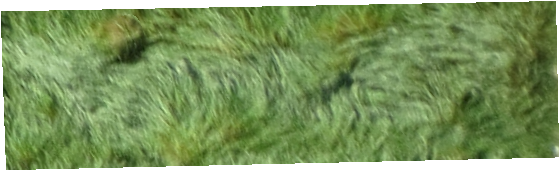
#> input picture Bachlor Projekt/20160607_mm_ebee_rgb_transparent_mosaic_group1_ROI_61.tif, 560 x 171 px
$ jupyter execute --allow-errors Croping_single_pic.ipynb   (older library calls are emulated)
#> lines starting #> are read from the running program, lines starting #| are printed output that depends on the picture
[cell 1]
import matplotlib.pyplot as plt
from skimage import io
from skimage import color
from skimage.transform import resize
import math
from skimage.feature import hog
import numpy as np
import glob

[cell 2]
#importing required libraries
from skimage.io import imread
from skimage.transform import resize
from skimage.feature import hog
from skimage import exposure
import matplotlib.pyplot as plt

import cv2  # importing cv
import imutils
import os

[cell 3]
# reading the image
img = imread('20160607_mm_ebee_rgb_transparent_mosaic_group1_ROI_61.tif')
#> img is the input picture: shape (171, 560, 4); mean R, G, B, A 109.8, 138.5, 77.3, 232.8
img2 = imread('200612mfso_transparent_mosaic_group1_ROI_1.tif')
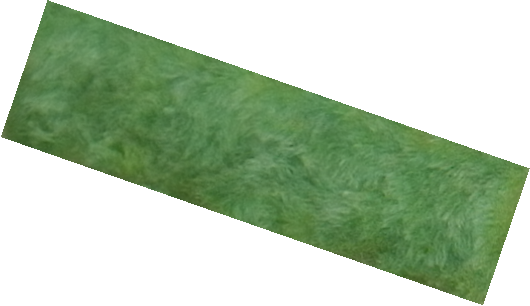
#> input picture Bachlor Projekt/200612mfso_transparent_mosaic_group1_ROI_1.tif, 530 x 306 px
#> img2 is the input picture: shape (306, 530, 4); mean R, G, B, A 94.4, 135.3, 81.3, 116.1
# read an image as input using OpenCV

plt.axis("off")
plt.imshow(img)
#plt.imshow(img)
print(img.shape)
#| (171, 560, 4)
plt.tight_layout()
plt.show()
print(img[1][0])
#| [49 68 30  0]

[cell 4]
(fig, axs) = plt.subplots(nrows=2, ncols=3, figsize=(16, 8))
rotated_img = imutils.rotate(img, angle=-1.0850176194974108)
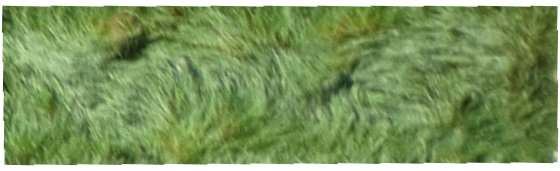
#> rotated_img: shape (171, 560, 4); mean R, G, B, A 108.3, 136.5, 76.2, 232.8; transparent parts drawn white
rotated_img2 = imutils.rotate(img, angle=-1.0850176194974108+45)
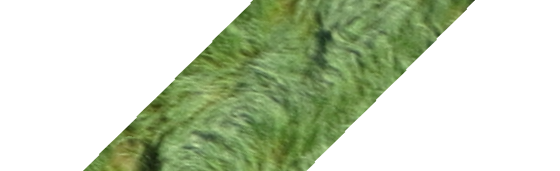
#> rotated_img2: shape (171, 560, 4); mean R, G, B, A 48.7, 61.6, 34.4, 101.3; transparent parts drawn white
# plot each of the images
axs[0][0].imshow(img, cmap="gray")
axs[0][1].imshow(rotated_img, cmap="jet")
axs[0][2].imshow(rotated_img[:,:,3], cmap="jet")
axs[1][0].imshow(img2, cmap="jet")
#axs[1][1].imshow(rotated_img[:,:,3] == 255, cmap="jet")
# set the titles of each axes
axs[0][0].set_title("Original")
axs[0][1].set_title("Rotated")
axs[0][2].set_title("Mask")
axs[1][0].set_title("Mask")
# loop over each of the axes and turn off the x and y ticks
#for i in range(0, 3):
#	axs[i].get_xaxis().set_ticks([])
#	axs[i].get_yaxis().set_ticks([])
# show the plots
plt.tight_layout()
plt.show()
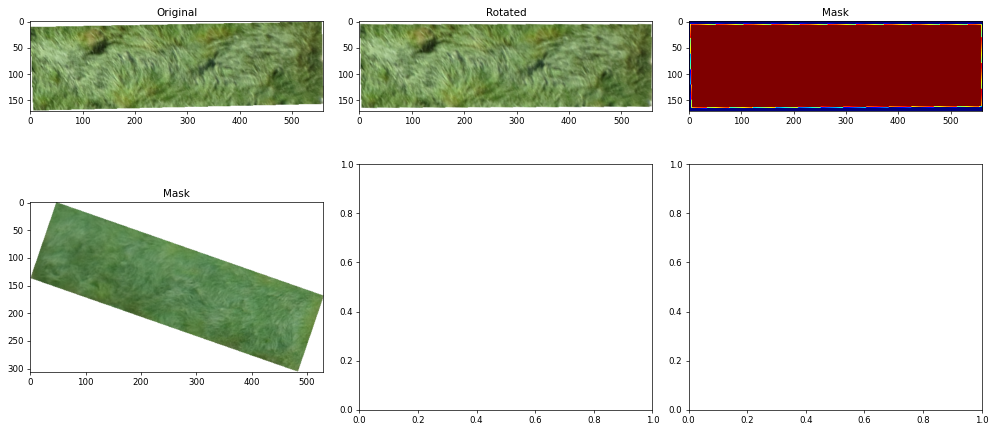
#> figure drawn by matplotlib, 4 panels

[cell 5]
print(img.shape)
#| (171, 560, 4)
n_c = len(img)
#> n_c = 171
n_r = len(img[0])
#> n_r = 560
print("number collums = ",len(img), "number rows = ",len(img[0]))
#| number collums =  171 number rows =  560

def find_left_corner (img):
    n_c = len(img[0])
    n_r = len(img)
    for c in range(n_c):
        for r in range(n_r):
            if (img[r][c][3] == 255):
                #print("r =" ,r, "c =" ,c)
                return r, c

def find_right_corner (img):
    n_c = len(img[0])
    n_r = len(img)
    for r in range(n_r):
        for c in range(n_c):
            if (img[r][c][3] == 255):
                #print("r =" ,r, "c =" ,c)
                return r, c

r1, c1 = find_left_corner (img)
#> in find_left_corner, `n_r = len(img)`: n_r = 171
#> r1 = 11; c1 = 1
r2, c2 = find_right_corner (img)
#> in find_right_corner, `n_c = len(img[0])`: n_c = 560
#> in find_right_corner, `n_r = len(img)`: n_r = 171
#> r2 = 1; c2 = 529
print(r1, c1, r2, c2)
#| 11 1 1 529
a = r1 - r2
#> a = 10
c = c2 - c1
#> c = 528
print("a = ", a, "c = ", c)
#| a =  10 c =  528
angle = np.degrees(np.arctan(a/c))
#> angle = 1.09
angle
#> Out = 1.09

[cell 6]
def fix_mask(img, n_r, n_c, ign):
    for c in range(n_c):
        for r in range(n_r):
            if (img[r][c][3] < 255):
                img[r][c][3] = 0
    return img

def top_pix(img, n_r, n_c, ign):
    top = 0
    for r in range(n_r):
        if not(0 in img[r,ign:n_c-ign,3]):
            return r
    return top
def buttom_pix(img, n_r, n_c, ign):
    top = 0
    for r in range(n_r-1,0,-1):
        if not(0 in img[r,ign:n_c-ign,3]):
            return r
    return top
def left_pix(img, n_r, n_c, ignT, ignB):
    top = 0
    for c in range(n_c):
        if not(0 in img[ignT:ignB,c,3]):
            return c
    return top
def right_pix(img, n_r, n_c, ignT, ignB):
    top = 0
    for c in range(n_c-1, 0, -1):
        if not(0 in img[ignT:ignB,c,3]):
            return c
    return top
def instanciate(img, ign):
    n_c = len(img[0])
    n_r = len(img)
    img = fix_mask(img, n_r, n_c, ign)
    top = top_pix(img, n_r, n_c, ign)
    buttom = buttom_pix(img, n_r, n_c, ign)
    right = right_pix(img, n_r, n_c, top + ign, buttom-ign)
    left = left_pix(img, n_r, n_c, top + ign, buttom-ign)
    return top, buttom, left, right
print(0 in (rotated_img[12:159,4:534, 3]))
#| False

instanciate(rotated_img, 20)
#> in instanciate, `n_c = len(img[0])`: n_c = 560
#> in instanciate, `n_r = len(img)`: n_r = 171
#> in instanciate, `top = top_pix(img, n_r, n_c, ign)`: top = 7
#> in instanciate, `buttom = buttom_pix(img, n_r, n_c, ign)`: buttom = 161
#> in instanciate, `right = right_pix(img, n_r, n_c, top + ign, buttom-ign)`: right = 556
#> in instanciate, `left = left_pix(img, n_r, n_c, top + ign, buttom-ign)`: left = 5
#> Out = (7, 161, 5, 556)

[cell 7]
(fig, axs) = plt.subplots(nrows=1, ncols=2, figsize=(16, 8))
# plot each of the images
axs[0].imshow(rotated_img, cmap="gray")
axs[1].imshow(rotated_img[85:223,12:519], cmap="jet")
#axs[1][1].imshow(rotated_img[:,:,3] == 255, cmap="jet")
# set the titles of each axes
axs[0].set_title("Original")
axs[1].set_title("Cropped")

# loop over each of the axes and turn off the x and y ticks
#for i in range(0, 3):
#	axs[i].get_xaxis().set_ticks([])
#	axs[i].get_yaxis().set_ticks([])
# show the plots
plt.tight_layout()
plt.show()
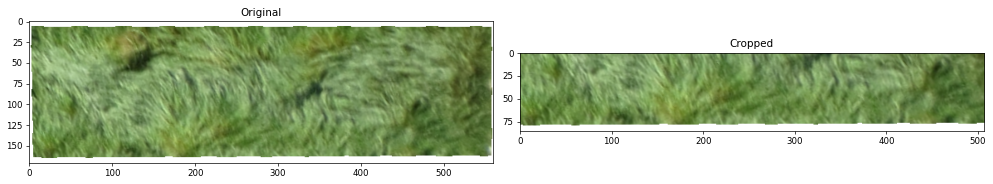
#> figure drawn by matplotlib, 2 panels

[cell 8]
#This function take a list of images and rotates them to fit the x axis
def it_rotate_img(img_list):
    for i in range(len(img_list)):
        r1, c1 = find_left_corner (img_list[i])
        r2, c2 = find_right_corner (img_list[i])
        a = r1 - r2
        c = c2 - c1
        angle = np.degrees(np.arctan(a/c))
        #Decides wether the picture i tilted to the right or
        # to the left and adds 90 degrees if it is tilted to the left
        if (c2 < 200):
            img_list[i] = imutils.rotate(img_list[i], angle=-angle-90)
        else:
            img_list[i] = imutils.rotate(img_list[i], angle=-angle)
        plt.imshow(img_list[i])
    return img_list

def it_crop_img(img_list):
    for i in range (len(img_list)):
        current_img = img_list[i]
        top, buttom, left, right = instanciate(current_img, 20)
        print(top, buttom, left, right)
        img_list[i] = current_img[top:buttom, left:right]
        if (0 in img_list[i][:,:, 3]):
            #print ("CROP FAILURE on ", 166+i, "RETRIES WITH IGNORE VALUE 0")
            current_img = img_list[i]
            top, buttom, left, right = instanciate(current_img, 0)
            img_list[i] = current_img[top:buttom, left:right]
            if (0 in img_list[i][:,:, 3]):
                print ("CROP FAILURE on ", 166+i)
    return img_list

def it_hog(img_list):
    for i in range (len(img_list)):
        fd, hog_image = hog(img_list[i], orientations=9, pixels_per_cell=(8, 8),
                        cells_per_block=(2, 2), visualize=True, multichannel=True)
        #plt.axis("off")
        #plt.imshow(hog_image, cmap="gray")
        img_list[i] = hog_image
    return img_list

def save_img_list(img_list, path, names):
    for i in range (len(img_list)):
        try:
            plt.imsave(path + "processed_img_" + os.path.basename(names[i]) + '.jpeg', np.ascontiguousarray(img_list[i]))
        except Exception as e:
                print('Save Failure On: ' + os.path.basename(names[i]) + '\n' + 'With Failure: ' + str(e))

def reshape(img_list):
    r,c = find_mean_shape(img_list)
    for i in range(len(img_list)):
        img_list[i] = cv2.resize(img_list[i], (c, r))
    return img_list

def find_mean_shape(img_list):
    n = len(img_list)
    mean_c = 0
    mean_r = 0
    for i in range(n):
        mean_r += img_list[i].shape[0]
        mean_c += img_list[i].shape[1]
    return int(np.floor((mean_r/n)/8)*8), int(np.floor((mean_c/n)/8)*8)

[cell 9]
#Load all pictures in the folder
def read_img(img_list, img):
    n = imread(img)
    img_list.append(n)
    return img_list
def load_name_and_img(path):
    names = glob.glob(path + "\*.tif")
    img_list_names = []
    img_list= []
    cv_image = [read_img(img_list, img) for img in names]
    return img_list, names

[cell 10]
def it_process(img_list, names):
    img_list = it_rotate_img(img_list)
    img_list = it_crop_img(img_list)
    img_list = reshape(img_list)
    save_img_list(img_list, "cropped/", names)
img_list, names = load_name_and_img('img')
#> in load_name_and_img, `cv_image = [read_img(img_list, img) for img in names]`: cv_image = []
#> img_list = []; names = []
#> (the rest of this cell did not finish here and is left out)


[cell 11]
#creating hog features
resized_img = rotated_img[10:144,7:535]
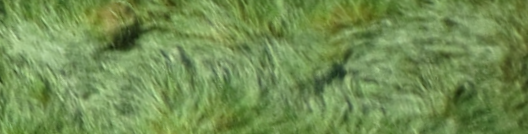
#> resized_img: shape (134, 528, 4); mean R, G, B, A 113.7, 142.3, 81.7, 255
print(resized_img.shape)
#| (134, 528, 4)
fd, hog_image = hog(resized_img, orientations=9, pixels_per_cell=(8, 8),
                	cells_per_block=(2, 2), visualize=True, multichannel=True)
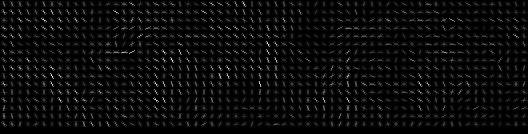
#> hog_image: shape (134, 528) float64; min 0, max 34.61, mean 1.5; drawn with min black and max white
plt.axis("off")
plt.imshow(hog_image, cmap="gray")
#plt.imsave("resized_img.jpg", resized_img)
#plt.imsave("hog_image.jpg", hog_image, cmap="gray")
